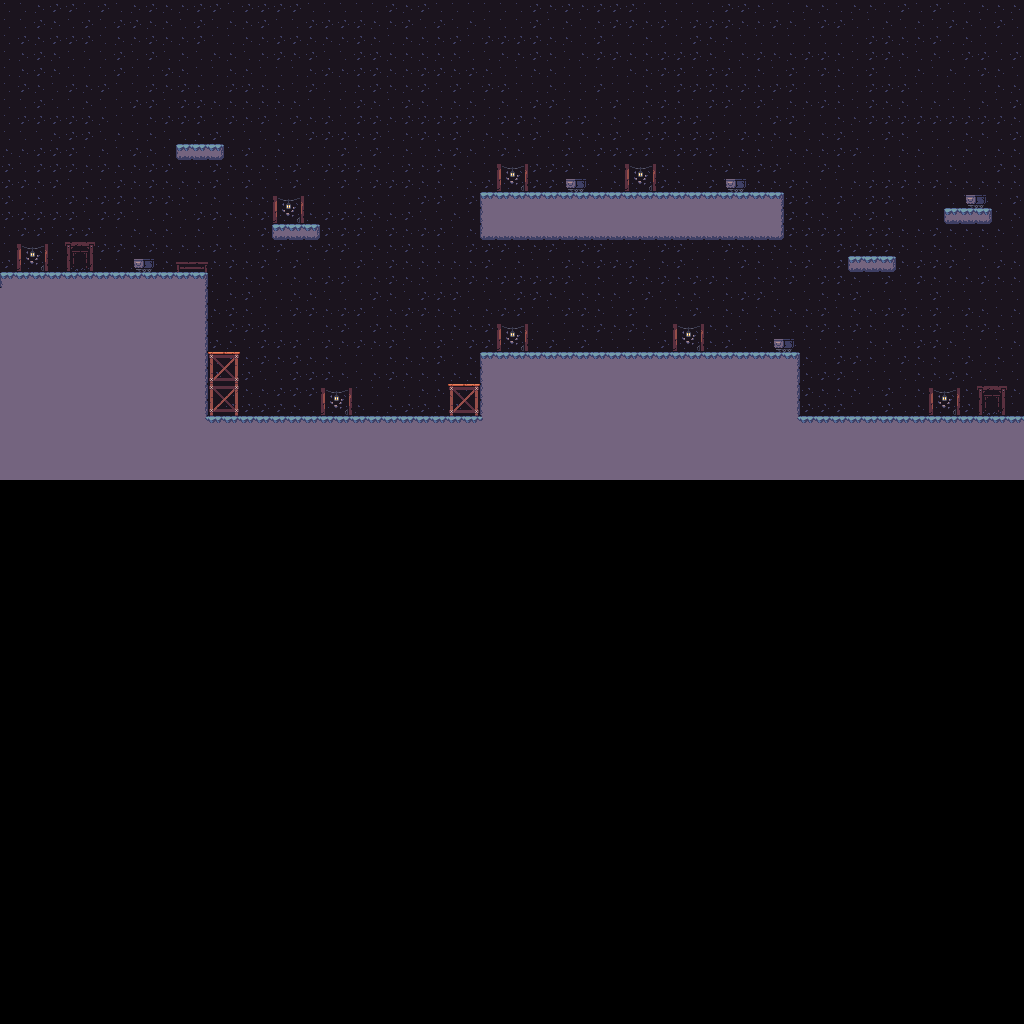

Rendered tile map (Tiled .tmx) drawn with the repository's tilesets; below, a short description and the map source with its tile grids summarised:
An orthogonal 64x64 tile map with 16x16 px tiles, 3 tile layers (Background, Platforms, Props) and 18 objects (start, end, 0, 2, 1).

<map version="1.5" tiledversion="1.7.2" orientation="orthogonal" renderorder="right-down" width="64" height="64" tilewidth="16" tileheight="16" infinite="0" nextlayerid="6" nextobjectid="20">
 <tileset firstgid="1" name="full" tilewidth="16" tileheight="16" tilecount="2178" columns="99">
  <image source="Cave Tileset/full.png" width="1584" height="352" />
 </tileset>
 <layer id="1" name="Background" width="64" height="64">
  <data>[4096 cells, 1920 non-empty, 7 distinct tile ids]</data>
 </layer>
 <layer id="2" name="Platforms" width="64" height="64">
  <data>[4096 cells, 522 non-empty, 16 distinct tile ids]</data>
 </layer>
 <layer id="3" name="Props" width="64" height="64">
  <data>[4096 cells, 32 non-empty, 16 distinct tile ids]</data>
 </layer>
 <objectgroup id="4" name="Collisions">
  <object id="1" x="0.666667" y="272" width="206.667" height="206" />
  <object id="2" x="208.667" y="416.182" width="271.333" height="64.4848" />
  <object id="3" x="480.667" y="353.333" width="319.333" height="129.333" />
  <object id="4" x="480.667" y="192.667" width="302" height="44" />
  <object id="5" x="176" y="144.788" width="47.2727" height="14.7273" />
  <object id="6" x="272.485" y="224.424" width="46.9091" height="14.7273" />
  <object id="7" x="851.333" y="256" width="43.3333" height="15.3333" />
  <object id="8" x="944.667" y="208.667" width="47.3333" height="12.6667" />
  <object id="9" x="803.333" y="416" width="220.667" height="66" />
  <object id="11" name="start" x="66.4848" y="241.788" width="26.5455" height="30" />
  <object id="12" name="end" x="978.545" y="385.939" width="28.1818" height="29.6364" />
  <object id="13" x="209.333" y="351.758" width="31.0909" height="63.4545" />
  <object id="14" x="447.515" y="383.576" width="31.8182" height="34.9091" />
  <object id="15" x="-21" y="0.5" width="22" height="271" />
  <object id="16" x="1019" y="1.5" width="26.5" height="413" />
 </objectgroup>
 <objectgroup id="5" name="EnemyPathways">
  <object id="17" name="0" x="249" y="385" width="189.5" height="23" />
  <object id="18" name="2" x="485.5" y="169.5" width="292" height="20.5" />
  <object id="19" name="1" x="483.5" y="326.5" width="313" height="22.5" />
 </objectgroup>
</map>
